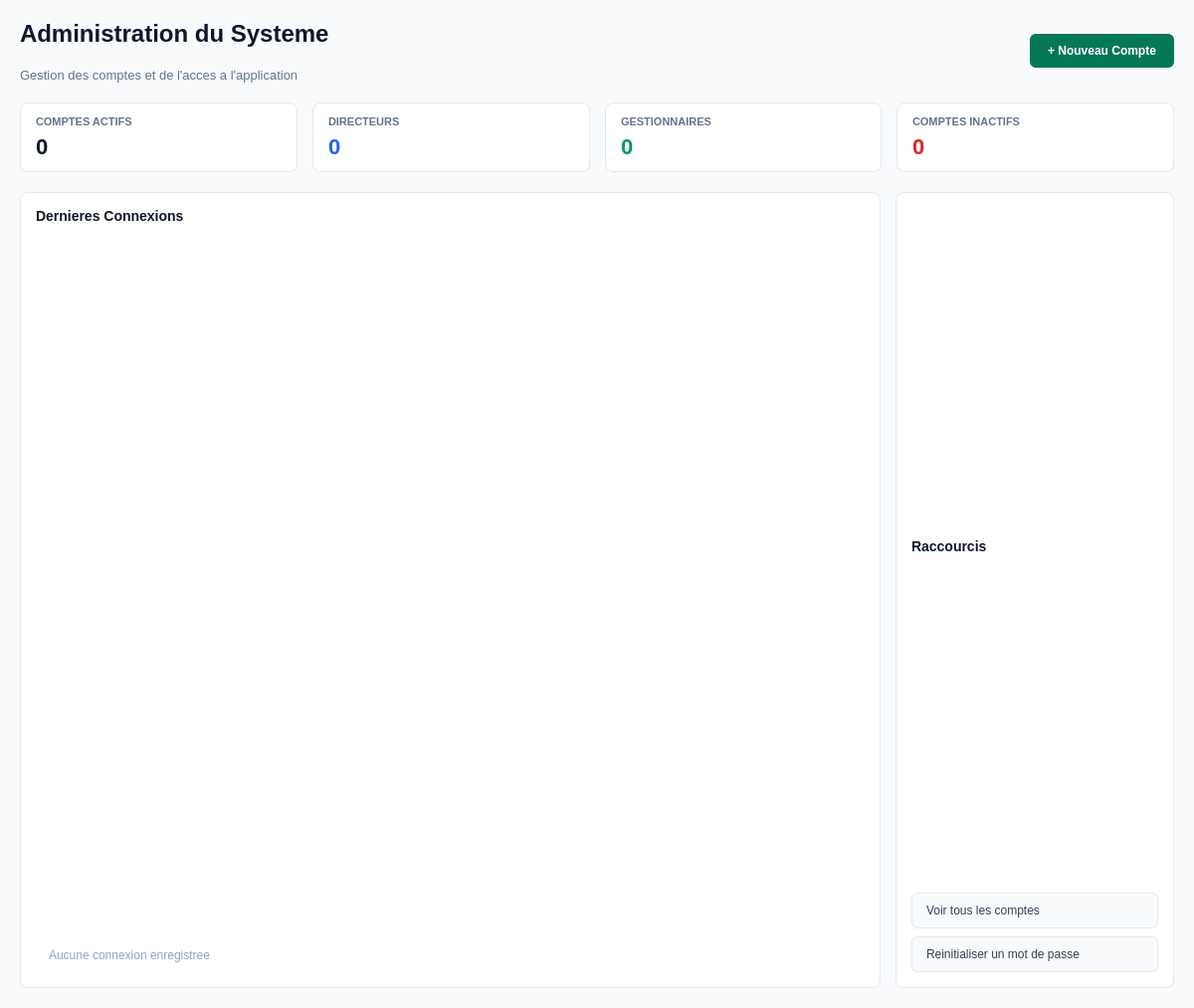
<?xml version="1.0" encoding="UTF-8"?>
<ui version="4.0">
 <class>PageAdmin</class>
 <widget class="QWidget" name="PageAdmin">
  <property name="geometry">
   <rect>
    <x>0</x>
    <y>0</y>
    <width>1200</width>
    <height>850</height>
   </rect>
  </property>
  <property name="windowTitle">
   <string>Espace Administration</string>
  </property>
  <property name="styleSheet">
   <string>background-color: #f8fafc; font-family: 'Segoe UI', sans-serif;</string>
  </property>
  <layout class="QVBoxLayout" name="mainLayout">
   <property name="spacing">
    <number>20</number>
   </property>
   <property name="leftMargin">
    <number>20</number>
   </property>
   <property name="topMargin">
    <number>20</number>
   </property>
   <property name="rightMargin">
    <number>20</number>
   </property>
   <property name="bottomMargin">
    <number>20</number>
   </property>
   <item>
    <layout class="QHBoxLayout" name="headerLayout">
     <item>
      <layout class="QVBoxLayout" name="titleLayout">
       <item>
        <widget class="QLabel" name="lbl_title">
         <property name="styleSheet">
          <string>color: #0f172a; font-size: 24px; font-weight: bold;</string>
         </property>
         <property name="text">
          <string>Administration du Systeme</string>
         </property>
        </widget>
       </item>
       <item>
        <widget class="QLabel" name="lbl_subtitle">
         <property name="styleSheet">
          <string>color: #64748b; font-size: 13px;</string>
         </property>
         <property name="text">
          <string>Gestion des comptes et de l'acces a l'application</string>
         </property>
        </widget>
       </item>
      </layout>
     </item>
     <item>
      <spacer name="headerSpacer">
       <property name="orientation">
        <enum>Qt::Horizontal</enum>
       </property>
       <property name="sizeHint" stdset="0">
        <size>
         <width>40</width>
         <height>20</height>
        </size>
       </property>
      </spacer>
     </item>
     <item>
      <widget class="QPushButton" name="btn_quick_nouveau_compte">
       <property name="cursor">
        <cursorShape>PointingHandCursor</cursorShape>
       </property>
       <property name="styleSheet">
        <string>background-color: #047857; color: white; border: none; border-radius: 6px; padding: 10px 18px; font-weight: bold;</string>
       </property>
       <property name="text">
        <string>+ Nouveau Compte</string>
       </property>
      </widget>
     </item>
    </layout>
   </item>
   <item>
    <layout class="QHBoxLayout" name="kpiLayout">
     <property name="spacing">
      <number>15</number>
     </property>
     <item>
      <widget class="QFrame" name="card_total_comptes">
       <property name="styleSheet">
        <string>background-color: #ffffff; border: 1px solid #e2e8f0; border-radius: 8px;</string>
       </property>
       <layout class="QVBoxLayout" name="layout_card1">
        <property name="leftMargin">
         <number>15</number>
        </property>
        <property name="topMargin">
         <number>12</number>
        </property>
        <property name="rightMargin">
         <number>15</number>
        </property>
        <property name="bottomMargin">
         <number>12</number>
        </property>
        <item>
         <widget class="QLabel" name="lbl_kpi1_titre">
          <property name="styleSheet">
           <string>color: #64748b; font-size: 11px; font-weight: bold; border: none;</string>
          </property>
          <property name="text">
           <string>COMPTES ACTIFS</string>
          </property>
         </widget>
        </item>
        <item>
         <widget class="QLabel" name="lbl_kpi1_valeur">
          <property name="styleSheet">
           <string>color: #0f172a; font-size: 22px; font-weight: bold; border: none;</string>
          </property>
          <property name="text">
           <string>0</string>
          </property>
         </widget>
        </item>
       </layout>
      </widget>
     </item>
     <item>
      <widget class="QFrame" name="card_directeurs">
       <property name="styleSheet">
        <string>background-color: #ffffff; border: 1px solid #e2e8f0; border-radius: 8px;</string>
       </property>
       <layout class="QVBoxLayout" name="layout_card2">
        <property name="leftMargin">
         <number>15</number>
        </property>
        <property name="topMargin">
         <number>12</number>
        </property>
        <property name="rightMargin">
         <number>15</number>
        </property>
        <property name="bottomMargin">
         <number>12</number>
        </property>
        <item>
         <widget class="QLabel" name="lbl_kpi2_titre">
          <property name="styleSheet">
           <string>color: #64748b; font-size: 11px; font-weight: bold; border: none;</string>
          </property>
          <property name="text">
           <string>DIRECTEURS</string>
          </property>
         </widget>
        </item>
        <item>
         <widget class="QLabel" name="lbl_kpi2_valeur">
          <property name="styleSheet">
           <string>color: #2563eb; font-size: 22px; font-weight: bold; border: none;</string>
          </property>
          <property name="text">
           <string>0</string>
          </property>
         </widget>
        </item>
       </layout>
      </widget>
     </item>
     <item>
      <widget class="QFrame" name="card_gestionnaires">
       <property name="styleSheet">
        <string>background-color: #ffffff; border: 1px solid #e2e8f0; border-radius: 8px;</string>
       </property>
       <layout class="QVBoxLayout" name="layout_card3">
        <property name="leftMargin">
         <number>15</number>
        </property>
        <property name="topMargin">
         <number>12</number>
        </property>
        <property name="rightMargin">
         <number>15</number>
        </property>
        <property name="bottomMargin">
         <number>12</number>
        </property>
        <item>
         <widget class="QLabel" name="lbl_kpi3_titre">
          <property name="styleSheet">
           <string>color: #64748b; font-size: 11px; font-weight: bold; border: none;</string>
          </property>
          <property name="text">
           <string>GESTIONNAIRES</string>
          </property>
         </widget>
        </item>
        <item>
         <widget class="QLabel" name="lbl_kpi3_valeur">
          <property name="styleSheet">
           <string>color: #059669; font-size: 22px; font-weight: bold; border: none;</string>
          </property>
          <property name="text">
           <string>0</string>
          </property>
         </widget>
        </item>
       </layout>
      </widget>
     </item>
     <item>
      <widget class="QFrame" name="card_comptes_inactifs">
       <property name="styleSheet">
        <string>background-color: #ffffff; border: 1px solid #e2e8f0; border-radius: 8px;</string>
       </property>
       <layout class="QVBoxLayout" name="layout_card4">
        <property name="leftMargin">
         <number>15</number>
        </property>
        <property name="topMargin">
         <number>12</number>
        </property>
        <property name="rightMargin">
         <number>15</number>
        </property>
        <property name="bottomMargin">
         <number>12</number>
        </property>
        <item>
         <widget class="QLabel" name="lbl_kpi4_titre">
          <property name="styleSheet">
           <string>color: #64748b; font-size: 11px; font-weight: bold; border: none;</string>
          </property>
          <property name="text">
           <string>COMPTES INACTIFS</string>
          </property>
         </widget>
        </item>
        <item>
         <widget class="QLabel" name="lbl_kpi4_valeur">
          <property name="styleSheet">
           <string>color: #dc2626; font-size: 22px; font-weight: bold; border: none;</string>
          </property>
          <property name="text">
           <string>0</string>
          </property>
         </widget>
        </item>
       </layout>
      </widget>
     </item>
    </layout>
   </item>
   <item>
    <layout class="QHBoxLayout" name="bottomLayout">
     <property name="spacing">
      <number>15</number>
     </property>
     <item>
      <widget class="QFrame" name="card_activite">
       <property name="styleSheet">
        <string>background-color: #ffffff; border: 1px solid #e2e8f0; border-radius: 8px;</string>
       </property>
       <layout class="QVBoxLayout" name="layout_activite">
        <property name="leftMargin">
         <number>15</number>
        </property>
        <property name="topMargin">
         <number>15</number>
        </property>
        <property name="rightMargin">
         <number>15</number>
        </property>
        <property name="bottomMargin">
         <number>15</number>
        </property>
        <item>
         <widget class="QLabel" name="lbl_activite_titre">
          <property name="styleSheet">
           <string>color: #0f172a; font-weight: bold; font-size: 14px; border: none;</string>
          </property>
          <property name="text">
           <string>Dernieres Connexions</string>
          </property>
         </widget>
        </item>
        <item>
         <widget class="QListWidget" name="list_dernieres_connexions">
          <property name="styleSheet">
           <string>border: none; font-size: 13px;</string>
          </property>
         </widget>
        </item>
        <item>
         <widget class="QLabel" name="lbl_activite_empty">
          <property name="styleSheet">
           <string>color: #94a3b8; font-size: 12px; padding: 10px; qproperty-alignment: AlignCenter; border: none;</string>
          </property>
          <property name="text">
           <string>Aucune connexion enregistree</string>
          </property>
          <property name="visible">
           <bool>false</bool>
          </property>
         </widget>
        </item>
       </layout>
      </widget>
     </item>
     <item>
      <widget class="QFrame" name="card_raccourcis">
       <property name="minimumSize">
        <size>
         <width>280</width>
         <height>800</height>
        </size>
       </property>
       <property name="maximumSize">
        <size>
         <width>280</width>
         <height>16777215</height>
        </size>
       </property>
       <property name="styleSheet">
        <string>background-color: #ffffff; border: 1px solid #e2e8f0; border-radius: 8px;</string>
       </property>
       <layout class="QVBoxLayout" name="layout_raccourcis">
        <property name="leftMargin">
         <number>15</number>
        </property>
        <property name="topMargin">
         <number>15</number>
        </property>
        <property name="rightMargin">
         <number>15</number>
        </property>
        <property name="bottomMargin">
         <number>15</number>
        </property>
        <property name="spacing">
         <number>8</number>
        </property>
        <item>
         <widget class="QLabel" name="lbl_raccourcis_titre">
          <property name="styleSheet">
           <string>color: #0f172a; font-weight: bold; font-size: 14px; border: none;</string>
          </property>
          <property name="text">
           <string>Raccourcis</string>
          </property>
         </widget>
        </item>
        <item>
         <widget class="QPushButton" name="btn_goto_comptes">
          <property name="cursor">
           <cursorShape>PointingHandCursor</cursorShape>
          </property>
          <property name="styleSheet">
           <string>text-align: left; background-color: #f8fafc; color: #334155; border: 1px solid #e2e8f0; border-radius: 6px; padding: 10px 14px;</string>
          </property>
          <property name="text">
           <string>Voir tous les comptes</string>
          </property>
         </widget>
        </item>
        <item>
         <widget class="QPushButton" name="btn_reset_password">
          <property name="cursor">
           <cursorShape>PointingHandCursor</cursorShape>
          </property>
          <property name="styleSheet">
           <string>text-align: left; background-color: #f8fafc; color: #334155; border: 1px solid #e2e8f0; border-radius: 6px; padding: 10px 14px;</string>
          </property>
          <property name="text">
           <string>Reinitialiser un mot de passe</string>
          </property>
         </widget>
        </item>
       </layout>
      </widget>
     </item>
    </layout>
   </item>

  </layout>
 </widget>
 <resources/>
 <connections/>
</ui>
